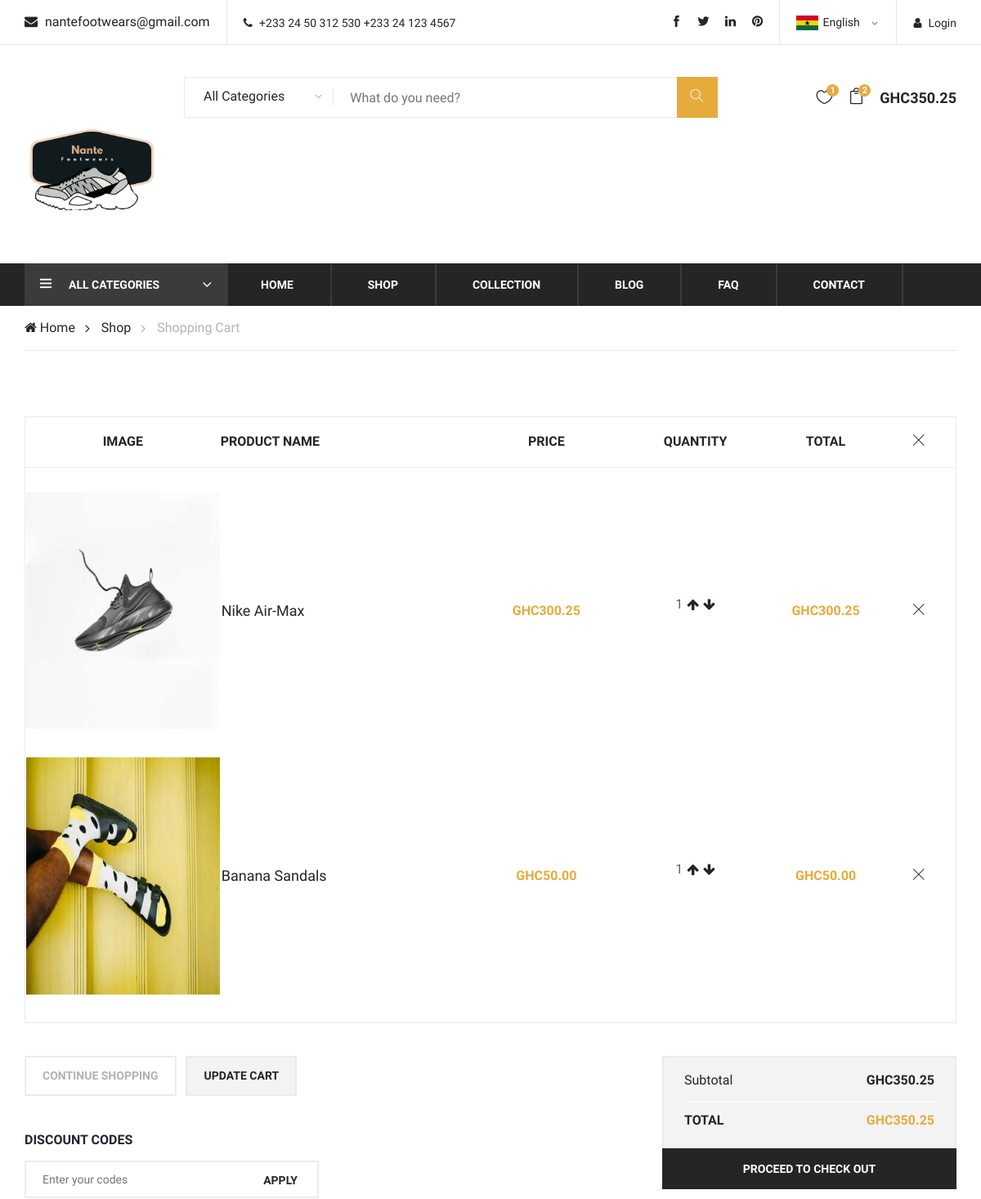
/cart/ (signed in, upper part), run on an earlier commit of the app's database.
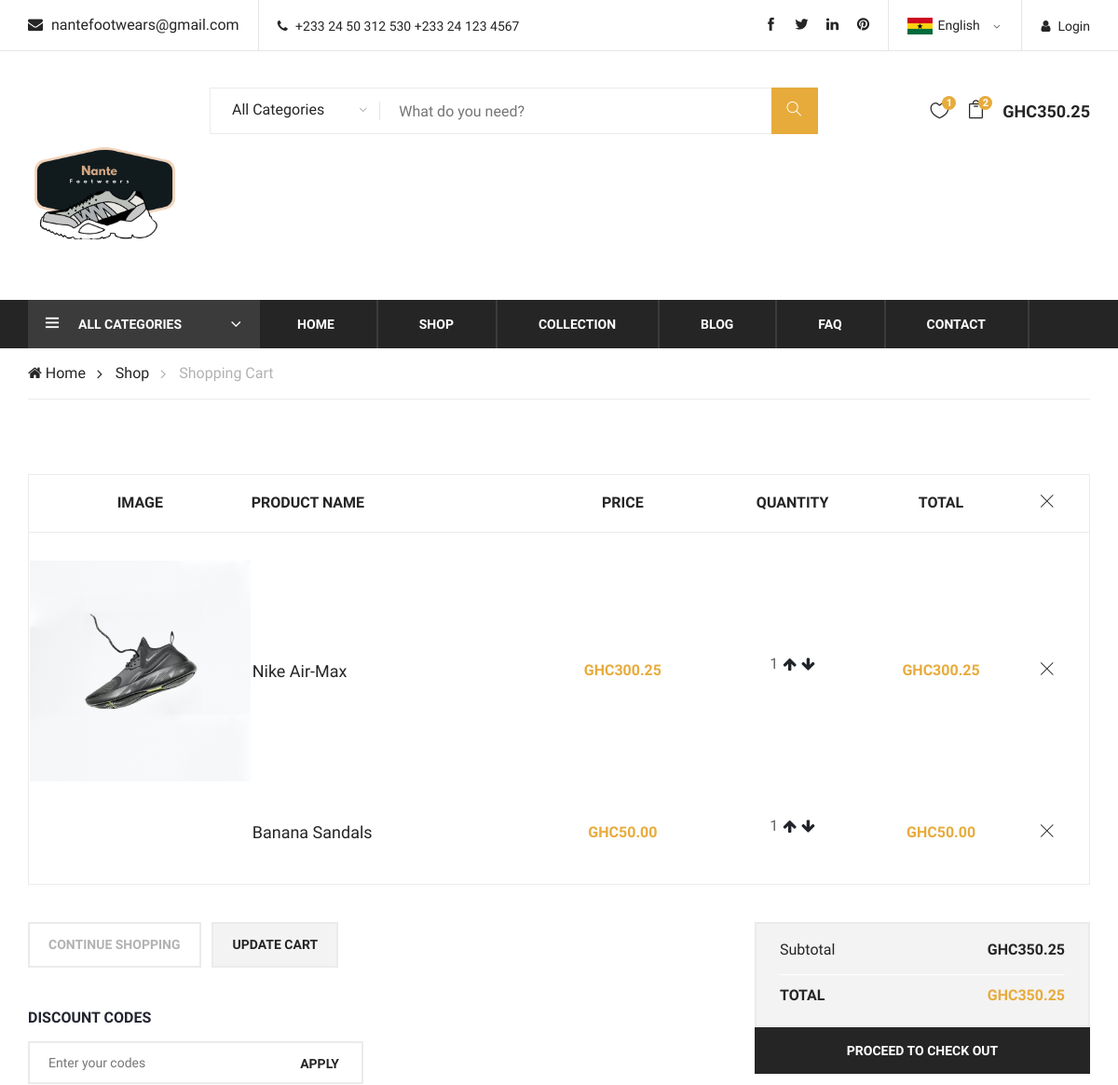
And on a later commit of the database.
### store/models.py (models this page shows, shortened)
class OrderItem(models.Model):
    product = models.ForeignKey(Product, on_delete=models.SET_NULL, blank = True, null = True)
    order = models.ForeignKey(Order, on_delete=models.SET_NULL, blank = True, null = True)
    quantity = models.IntegerField(default=0, null=True, blank=True)
    date_added = models.DateTimeField(auto_now_add=True)
    @property
    def get_total(self):
        total = self.product.price * self.quantity
        return total

class Product(models.Model):
    AGES = (
        ('M', 'Men'),
        ('W', 'Women'),
        ('K', 'Kids')
    )
    name = models.CharField(max_length=200)
    price = models.DecimalField(max_digits=10, decimal_places=2)
    age = models.CharField(max_length=1, choices=AGES)
    category = models.ForeignKey(Categories, on_delete=models.SET_NULL, null=True)
    image = models.ImageField(null=True, blank=True)
    @property
    def imageURL(self):
        try:
            url = self.image.url
        except:
            url = ''
        return url

### store/views.py (the view)
# urls.py: path('cart/', views.cart, name="cart"),
def cart(request):
    data = cartData(request)
    cartItems = data['cartItems']
    order = data['order']
    items = data['items']
    context = {'items': items, 'order': order, 'cartItems': cartItems}
    return render(request, 'store/cart.html', context)

### store/models.py (called while the page is built)
    @property
    def get_cart_total(self):
        orderitems = self.orderitem_set.all()
        total = sum([item.get_total for item in orderitems])
        return total

    @property
    def get_cart_items(self):
        orderitems = self.orderitem_set.all()
        total = sum([item.quantity for item in orderitems])
        return total

### store/utils.py (called while the page is built)
def cartData(request):
    if request.user.is_authenticated:
        customer = request.user.customer
        order, created = Order.objects.get_or_create(customer=customer, complete=False)
        items = order.orderitem_set.all()
        cartItems = order.get_cart_items
    else:
        cookieData = cookieCart(request)
        cartItems = cookieData['cartItems']
        order = cookieData['order']
        items = cookieData['items']
    return {'cartItems': cartItems, 'order': order, 'items': items}

### store/templates/store/cart.html (shortened to what the changed rows need)
{% extends 'store/main.html' %}
{% load static %}
{% block content %}
    <section class="shopping-cart spad">
        <div class="container">
            <div class="row">
                <div class="col-lg-12">
                    <div class="cart-table">
                        <table>
                            <thead>
                                <tr>
                                    <th>Image</th>
                                    <th class="p-name">Product Name</th>
                                    <th>Price</th>
                                    <th>Quantity</th>
                                    <th>Total</th>
                                    <th><i class="ti-close"></i></th>
                                </tr>
                            </thead>
                            <tbody>
                                {% for item in items %}
                                {% if forloop.first %}
                                <tr>
                                    <td class="cart-pic first-row"><img src="{{ item.product.imageURL }}" alt=""></td>
                                    <td class="cart-title first-row">
                                        <h5>{{ item.product.name }}</h5>
                                    </td>
                                    <td class="p-price first-row">GHC{{ item.product.price|floatformat:2 }}</td>
                                    <td class="qua-col first-row">
                                        <div class="quantity">
                                            <p>{{ item.quantity }}</p>
                                            <i data-product = {{item.product.id}} data-action = "add" class="fa fa-arrow-up update-cart" style="padding: 5px;"></i>
                                            <i data-product = {{item.product.id}} data-action = "remove" class="fa fa-arrow-down update-cart" style="margin-top: 5px;"></i>
                                        </div>
                                    </td>
                                    <td class="total-price first-row">GHC{{ item.get_total|floatformat:2 }}</td>
                                    <td class="close-td first-row"><i class="ti-close"></i></td>
                                </tr>
                                {% else %}
                                <tr>
                                    <td class="cart-pic"><img src="{{ item.product.imageURL }}" alt=""></td>
                                    <td class="cart-title">
                                        <h5>{{ item.product.name }}</h5>
                                    </td>
                                    <td class="p-price">GHC{{ item.product.price|floatformat:2 }}</td>
                                    <td class="qua-col">
                                        <div class="quantity">
                                            <p>{{ item.quantity }}</p>
                                            <i data-product = {{item.product.id}} data-action = "add" class="fa fa-arrow-up update-cart" style="padding: 5px;"></i>
                                            <i data-product = {{item.product.id}} data-action = "remove" class="fa fa-arrow-down update-cart" style="margin-top: 5px;"></i>
                                        </div>
                                    </td>
                                    <td class="total-price">GHC{{ item.get_total|floatformat:2 }}</td>
                                    <td class="close-td"><i class="ti-close"></i></td>
                                </tr>
                                {% endif %}
                                {% endfor %}
                            </tbody>
                        </table>
                    </div>
                </div>
            </div>
        </div>
    </section>
{% endblock %}

What changed in the data, as far as the page shows it:
changed through a linked row, OrderItem "Nike Air-Max": product.imageURL: a different picture
changed through a linked row, OrderItem "Banana Sandals": product.imageURL: picture removed
